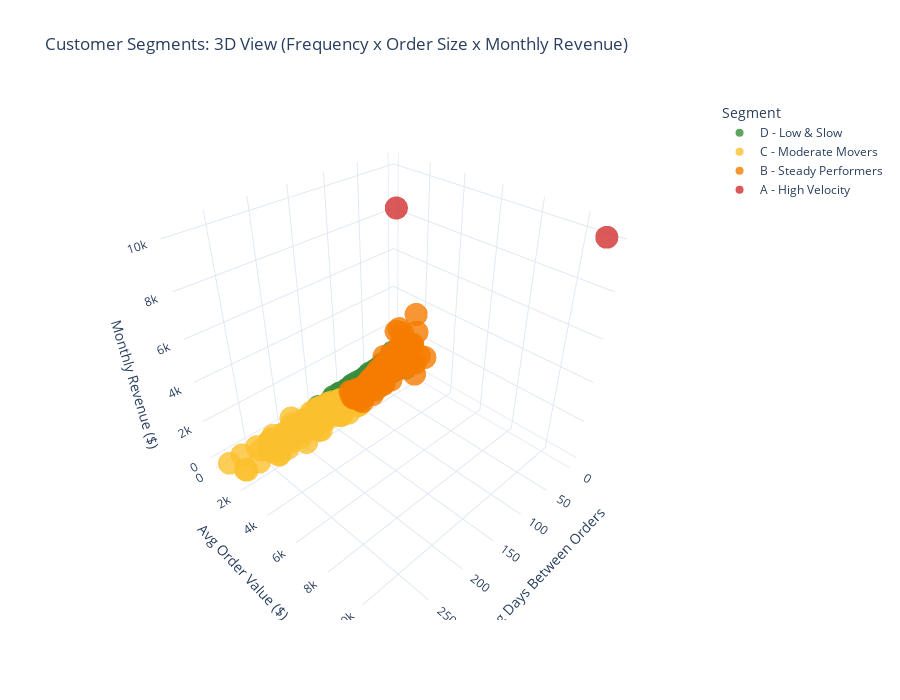

Notebook code cell kept with this figure:
### Code cell
# --- Interactive 3D scatter of segments ---
repeat_plot = repeat_valid.copy()

fig = px.scatter_3d(
    repeat_plot,
    x='Avg_Days_Between_Orders',
    y='Avg_Order_Value',
    z='Monthly_Revenue',
    color='Segment',
    color_discrete_map=seg_colors,
    hover_name='Customer',
    hover_data={
        'Primary_Rep': True,
        'Net_Revenue': ':$,.0f',
        'Num_Orders': True,
        'Avg_Days_Between_Orders': ':.0f',
        'Daily_Hat_Velocity': ':.2f'
    },
    title='Customer Segments: 3D View (Frequency x Order Size x Monthly Revenue)',
    labels={
        'Avg_Days_Between_Orders': 'Avg Days Between Orders',
        'Avg_Order_Value': 'Avg Order Value ($)',
        'Monthly_Revenue': 'Monthly Revenue ($)'
    },
    opacity=0.8,
    height=700
)
fig.update_layout(template='plotly_white')
fig.show()

### Figure 1 — Plotly figure (JSON) as saved in the notebook; plotly's stock layout.template omitted (floating-point values rounded to 4 significant figures; data arrays with more than 128 entries replaced by an {"elided": "..."} marker saying what was removed)
{"data": [{"customdata": {"elided": "389x4 mixed values"}, "hovertemplate": "<b>%{hovertext}</b><br><br>Segment=D - Low & Slow<br>Avg Days Between Orders=%{x:.0f}<br>Avg Order Value ($)=%{y}<br>Monthly Revenue ($)=%{z}<br>Primary_Rep=%{customdata[0]}<br>Net_Revenue=%{customdata[1]:$,.0f}<br>Num_Orders=%{customdata[2]}<br>Daily_Hat_Velocity=%{customdata[3]:.2f}<extra></extra>", "hovertext": {"elided": "389 str values"}, "legendgroup": "D - Low & Slow", "marker": {"color": "#388E3C", "opacity": 0.8, "symbol": "circle"}, "mode": "markers", "name": "D - Low & Slow", "scene": "scene", "showlegend": true, "type": "scatter3d", "x": {"elided": "389 float values"}, "y": {"elided": "389 float values"}, "z": {"elided": "389 float values"}}, {"customdata": {"elided": "133x4 mixed values"}, "hovertemplate": "<b>%{hovertext}</b><br><br>Segment=C - Moderate Movers<br>Avg Days Between Orders=%{x:.0f}<br>Avg Order Value ($)=%{y}<br>Monthly Revenue ($)=%{z}<br>Primary_Rep=%{customdata[0]}<br>Net_Revenue=%{customdata[1]:$,.0f}<br>Num_Orders=%{customdata[2]}<br>Daily_Hat_Velocity=%{customdata[3]:.2f}<extra></extra>", "hovertext": {"elided": "133 str values"}, "legendgroup": "C - Moderate Movers", "marker": {"color": "#FBC02D", "opacity": 0.8, "symbol": "circle"}, "mode": "markers", "name": "C - Moderate Movers", "scene": "scene", "showlegend": true, "type": "scatter3d", "x": {"elided": "133 float values"}, "y": {"elided": "133 float values"}, "z": {"elided": "133 float values"}}, {"customdata": {"elided": "190x4 mixed values"}, "hovertemplate": "<b>%{hovertext}</b><br><br>Segment=B - Steady Performers<br>Avg Days Between Orders=%{x:.0f}<br>Avg Order Value ($)=%{y}<br>Monthly Revenue ($)=%{z}<br>Primary_Rep=%{customdata[0]}<br>Net_Revenue=%{customdata[1]:$,.0f}<br>Num_Orders=%{customdata[2]}<br>Daily_Hat_Velocity=%{customdata[3]:.2f}<extra></extra>", "hovertext": {"elided": "190 str values"}, "legendgroup": "B - Steady Performers", "marker": {"color": "#F57C00", "opacity": 0.8, "symbol": "circle"}, "mode": "markers", "name": "B - Steady Performers", "scene": "scene", "showlegend": true, "type": "scatter3d", "x": {"elided": "190 float values"}, "y": {"elided": "190 float values"}, "z": {"elided": "190 float values"}}, {"customdata": [["VIEGEAR", 22510.0, 2, 67.71], ["Unassigned", 15730.0, 67, 22.47]], "hovertemplate": "<b>%{hovertext}</b><br><br>Segment=A - High Velocity<br>Avg Days Between Orders=%{x:.0f}<br>Avg Order Value ($)=%{y}<br>Monthly Revenue ($)=%{z}<br>Primary_Rep=%{customdata[0]}<br>Net_Revenue=%{customdata[1]:$,.0f}<br>Num_Orders=%{customdata[2]}<br>Daily_Hat_Velocity=%{customdata[3]:.2f}<extra></extra>", "hovertext": ["Templeton Feed and Grain", "Town Pump (Employee Orders)"], "legendgroup": "A - High Velocity", "marker": {"color": "#D32F2F", "opacity": 0.8, "symbol": "circle"}, "mode": "markers", "name": "A - High Velocity", "scene": "scene", "showlegend": true, "type": "scatter3d", "x": [14.0, 0.8788], "y": [11250.0, 234.7], "z": [10230.0, 8253.0]}], "layout": {"height": 700, "legend": {"title": {"text": "Segment"}, "tracegroupgap": 0}, "scene": {"domain": {"x": [0.0, 1.0], "y": [0.0, 1.0]}, "xaxis": {"title": {"text": "Avg Days Between Orders"}}, "yaxis": {"title": {"text": "Avg Order Value ($)"}}, "zaxis": {"title": {"text": "Monthly Revenue ($)"}}}, "title": {"text": "Customer Segments: 3D View (Frequency x Order Size x Monthly Revenue)"}}}
